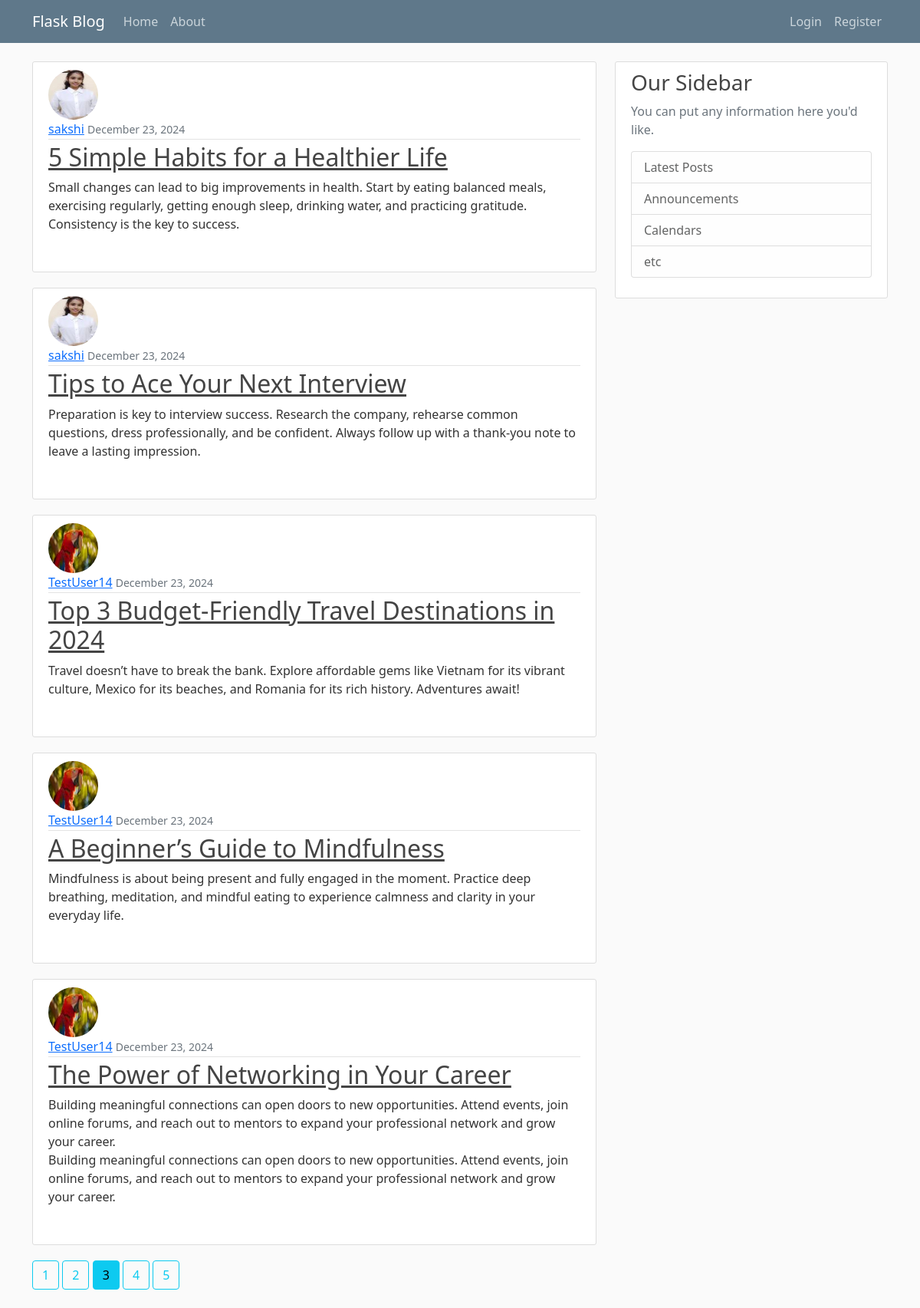
/Home?page=3, run on the app's committed database.
### flask_blog/models.py (models this page shows, shortened)
class Post(db.Model):
    id = db.Column(db.Integer, primary_key=True)
    title = db.Column(db.String(100), nullable=False)  # Increased length of title for flexibility
    date_posted = db.Column(db.DateTime, nullable=False, default=datetime.utcnow)
    content = db.Column(db.Text, nullable=False)
    user_id = db.Column(db.Integer, db.ForeignKey('user.id'), nullable=True)  # Adjusted 'nullable' as needed

class User(db.Model, UserMixin):
    id = db.Column(db.Integer, primary_key=True)
    username = db.Column(db.String(20), unique=True, nullable=False)  # Corrected typo from 'usernam' to 'username'
    email = db.Column(db.String(120), unique=True, nullable=False)
    image_file = db.Column(db.String(120), nullable=True, default='default.jpg')
    password = db.Column(db.String(60), nullable=False)
    posts = db.relationship('Post', backref='author', lazy=True)  # Changed 'post' to 'posts' for consistency

### flask_blog/routes.py (the view)
@app.route('/')
@app.route('/Home')
def home():
    page = request.args.get('page', 1, type=int)
    posts = Post.query.order_by(Post.date_posted.desc()).paginate(page = page, per_page=5)
    print(posts)
    return  render_template('Home.html',posts=posts)

### flask_blog/templates/Home.html
{% extends 'Layout.html' %}
{% block content %}
    {% for post in posts.items %}
        <article class="media content-section">
            <img class="rounded-circle article-img" src="{{ url_for('static', filename='profile_pics/' + post.author.image_file) }}" alt="Profile Picture">
            <div class="media-body">
                <div class="article-metadata">
                    <a class="mr-2" href="{{ url_for('user_posts', username=post.author.username) }}">{{ post.author.username }}</a>
                    <small class="text-muted">{{ post.date_posted.strftime('%B %d, %Y') }}</small>
                </div>
                <h2><a class="article-title" href="{{ url_for('post', post_id=post.id ) }}">{{ post.title }}</a></h2>
                <p class="article-content">{{ post.content }}</p>
            </div>
        </article>
    {% endfor %}
    {% for page_num in posts.iter_pages(left_edge=1, right_edge=1, left_current=1, right_current=2) %}
        {% if page_num %}
            {% if posts.page == page_num %}
                <a class= "btn btn-info mb-4" href="{{ url_for('home', page=page_num) }}">{{page_num}}</a>
            {% else %}
            <a class= "btn btn-outline-info mb-4" href="{{ url_for('home', page=page_num) }}">{{page_num}}</a>
            {% endif %}
        {% else %}
            ...
        {% endif %}
    {% endfor %}
{% endblock %}

### flask_blog/static/main.css (style rules this page uses)
body { background: #fafafa; color: #333333; margin-top: 5rem; }
h1, h2, h3, h4, h5, h6 { color: #444444; }
.content-section { background: #ffffff; padding: 10px 20px; border: 1px solid #dddddd; border-radius: 3px; margin-bottom: 20px; }
.article-title { color: #444444; }
.article-content { white-space: pre-line; }
.article-img { height: 65px; width: 65px; margin-right: 16px; }
.article-metadata { padding-bottom: 1px; margin-bottom: 4px; border-bottom: 1px solid #e3e3e3 }

### data on the page
Post: image_file (picture), author.username "sakshi", date_posted "December 23, 2024", title "5 Simple Habits for a Healthier Life", content "Small changes can lead to big improvements in health. Start by eating balanced meals, exercising regularly, getting enough sleep, drinking water, and practicing gratitude. Consistency is the key to success."
Post: image_file (picture), author.username "sakshi", date_posted "December 23, 2024", title "Tips to Ace Your Next Interview", content "Preparation is key to interview success. Research the company, rehearse common questions, dress professionally, and be confident. Always follow up with a thank-you note to leave a lasting impression."
Post: image_file (picture), author.username "TestUser14", date_posted "December 23, 2024", title "Top 3 Budget-Friendly Travel Destinations in 2024", content "Travel doesn’t have to break the bank. Explore affordable gems like Vietnam for its vibrant culture, Mexico for its beaches, and Romania for its rich history. Adventures await!"
Post: image_file (picture), author.username "TestUser14", date_posted "December 23, 2024", title "A Beginner’s Guide to Mindfulness", content "Mindfulness is about being present and fully engaged in the moment. Practice deep breathing, meditation, and mindful eating to experience calmness and clarity in your everyday life."
Post: image_file (picture), author.username "TestUser14", date_posted "December 23, 2024", title "The Power of Networking in Your Career", content "Building meaningful connections can open doors to new opportunities. Attend events, join online forums, and reach out to mentors to expand your professional network and grow your career. Building meaningful connections can open doors to new opportunities. Attend events, join online forums, and reach out to mentors to expand your professional network and grow your career."

### other printed values
{{ page_num }} "1" "2" "4" "5"
{{ page_num }} "3"
